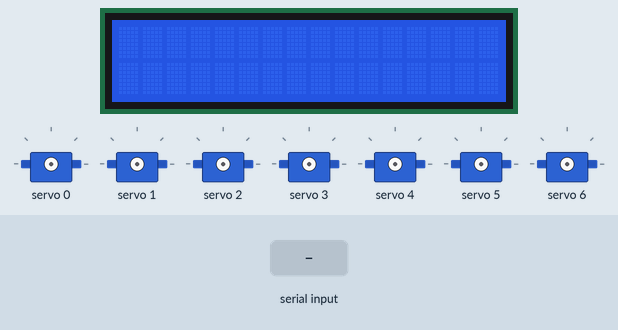
Simulated run of this sketch. Board: Arduino Uno, built with avr-gcc and run on an emulated ATmega328P. Shown: 16×2 character LCD, 7 × servo. Inputs (shaded band) come from the test bench.

Above: at 1.4 s.
1.5 s: "90,45,200\n" received over Serial
At 2.5 s:
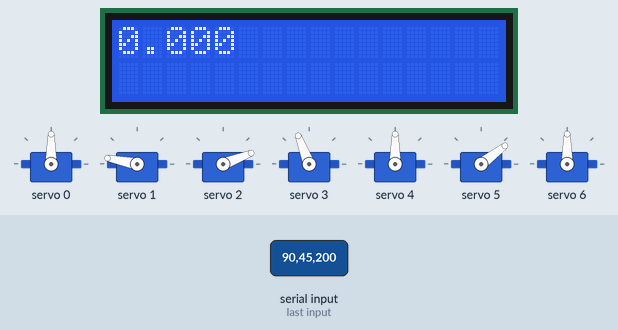
3.1 s: "30,150,10\n" received over Serial
At 3.7 s:
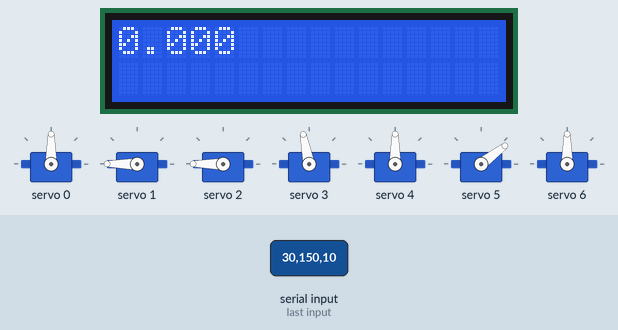
4.7 s: "200\n" received over Serial
At 5.9 s:
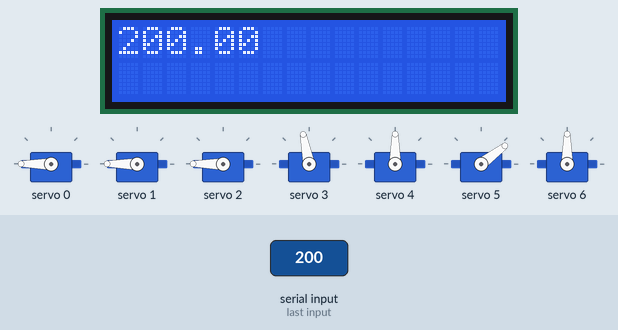
6.2 s: "30,150\n" received over Serial
At 7.1 s:
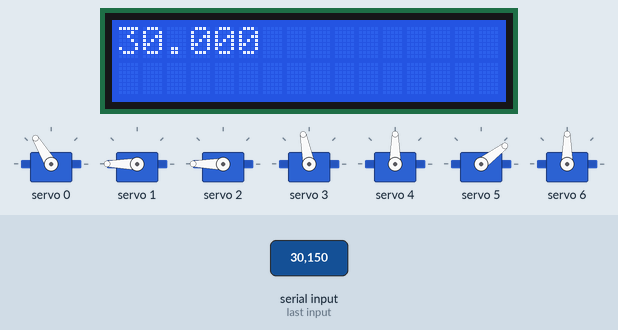
7.7 s: "90,45,200,10\n" received over Serial
At 8.2 s:
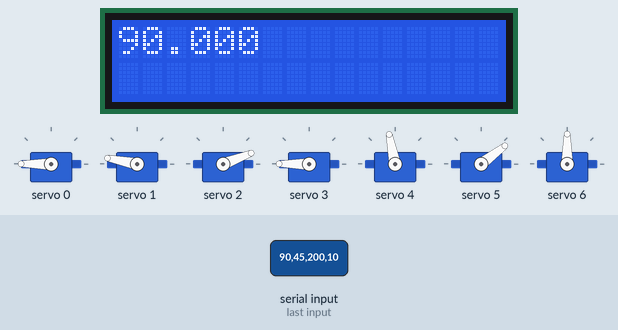
9.2 s: "5\n" received over Serial
At 10.5 s:
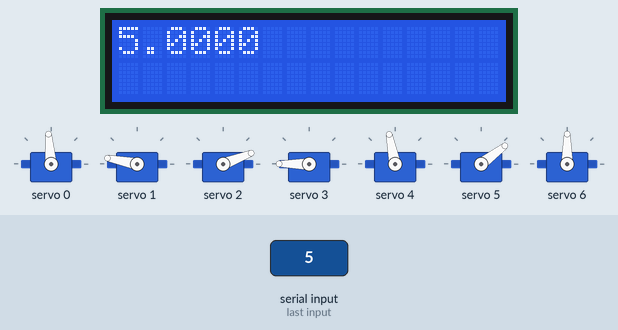
Timing chart, 0 to 11.7 s (numbered marks = the images above; inputs shaded):
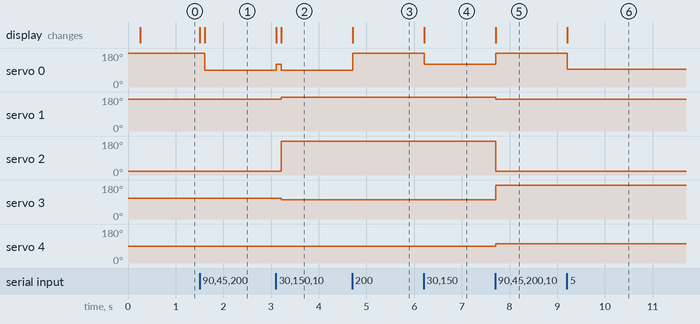

Measured:
- after the input at 1.5 s, servo 0: 180° → 90° after 0.11 s; the display: first changes at once (image 1 shows a later state)
- after the input at 3.1 s, servo 0: 90° → 121° at once, → 90° 0.11 s later; servo 1: 169° → 180° after 0.11 s; servo 2: 21° → 180° after 0.11 s; servo 3: 111° → 101° after 0.11 s; the display: first changes at once (image 2 shows a later state)
- after the input at 4.7 s, servo 0: 90° → 180° at once; the display: changes at once (image 3)
- after the input at 6.2 s, servo 0: 180° → 121° at once; the display: changes at once (image 4)
- after the input at 7.7 s, servo 0: 121° → 180° at once; servo 1: 180° → 169° at once; servo 2: 180° → 21° at once; servo 3: 101° → 180° at once; servo 4: 90° → 101° at once; the display: changes at once (image 5)
- after the input at 9.2 s, servo 0: 180° → 95° at once; the display: changes at once (image 6)

The sketch:

ArduinoSerial.ino
```cpp
#include <LiquidCrystal.h>
#include "Wire.h"
#include "HCPCA9685.h"
#define  I2CAdd 0x40

//Init Motor
HCPCA9685 HCPCA9685(I2CAdd);

//Init LCD
const int rs = 12, en = 11, d4 = 5, d5 = 4, d6 = 3, d7 = 2;
LiquidCrystal lcd(rs, en, d4, d5, d6, d7);

//Init string array
String str;
String strs[6];

float j1;
float j2;
float j3;
float j4;
float j5;
float j6;

void setup()
{

  Serial.begin(115200);
  delay(200);
  Serial.setTimeout(1);

  HCPCA9685.Init(SERVO_MODE);
  HCPCA9685.Sleep(false);


  lcd.begin(16, 2);
}

void loop()
{
  while (!Serial.available());

  str = Serial.readString();
 // Serial.println(str);
  int StringCount = 0;
  while (str.length() > 0)
  {
    int index = str.indexOf(',');
    if (index == -1) // No space found
    {
      strs[StringCount++] = str;
      break;
    }
    else
    {
      strs[StringCount++] = str.substring(0, index);
      str = str.substring(index+1);
    }
  }

  // Show the resulting substrings
//  for (int i = 0; i < StringCount; i++)
//  {
//    Serial.print(i);
//    Serial.print(": \"");
//    Serial.print(strs[i]);
//    Serial.println("\"");
//  }


  j1 = strs[0].toFloat();
  j2 = strs[1].toFloat();
  j3 = strs[2].toFloat();
  j4 = strs[3].toFloat();
  j5 = strs[4].toFloat();
  j6 = strs[5].toFloat();

  lcd.setCursor(0, 0);
  lcd.print(j1);

  MoveJ1(90+j1);
  MoveJ2(120+j2);
  MoveJ3(90+j3);
  MoveJ4(90+j4);
  MoveJ5(40+j5);
  MoveJ6(90+j6);
  delay(100);

}


void MoveJ1(int angle)
{
  int ConvertAngle;
  ConvertAngle  = map( angle, 0, 180, 0, 400);
  HCPCA9685.Servo(0, ConvertAngle);
}

void MoveJ2(int angle)
{
  int offset = 90 - angle;
  int angleServo22 = 99 + offset;
  int ConvertAngle21;
  int ConvertAngle22;

  ConvertAngle21  = map( angle, 0, 180, 0, 400);
  ConvertAngle22  = map( angleServo22, 0, 180, 0, 400);

  HCPCA9685.Servo(1, ConvertAngle21);
  HCPCA9685.Servo(2, ConvertAngle22);
}

void MoveJ3(int angle)
{
  int ConvertAngle;
  ConvertAngle  = map( angle, 0, 180, 0, 400);
  HCPCA9685.Servo(3, ConvertAngle);
}

void MoveJ4(int angle)
{
  int ConvertAngle;
  ConvertAngle  = map( angle, 0, 180, 0, 400);
  HCPCA9685.Servo(4, ConvertAngle);
}

void MoveJ5(int angle)
{
  int ConvertAngle;
  ConvertAngle  = map( angle, 0, 180, 0, 400);
  HCPCA9685.Servo(5, ConvertAngle);
}


void MoveJ6(int angle)
{
  int ConvertAngle;
  ConvertAngle  = map( angle, 0, 180, 0, 400);
  HCPCA9685.Servo(6, ConvertAngle);
}
```
